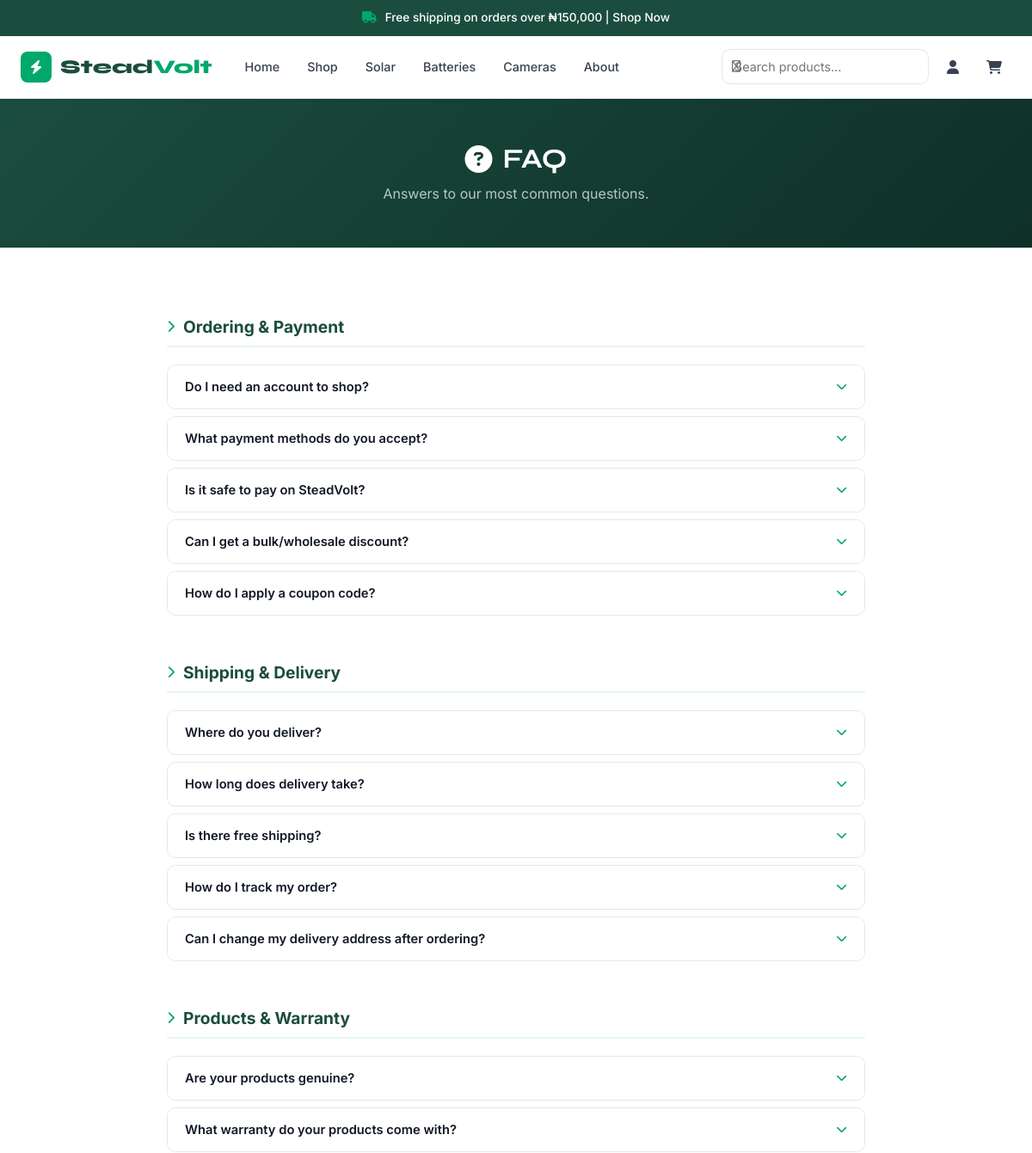
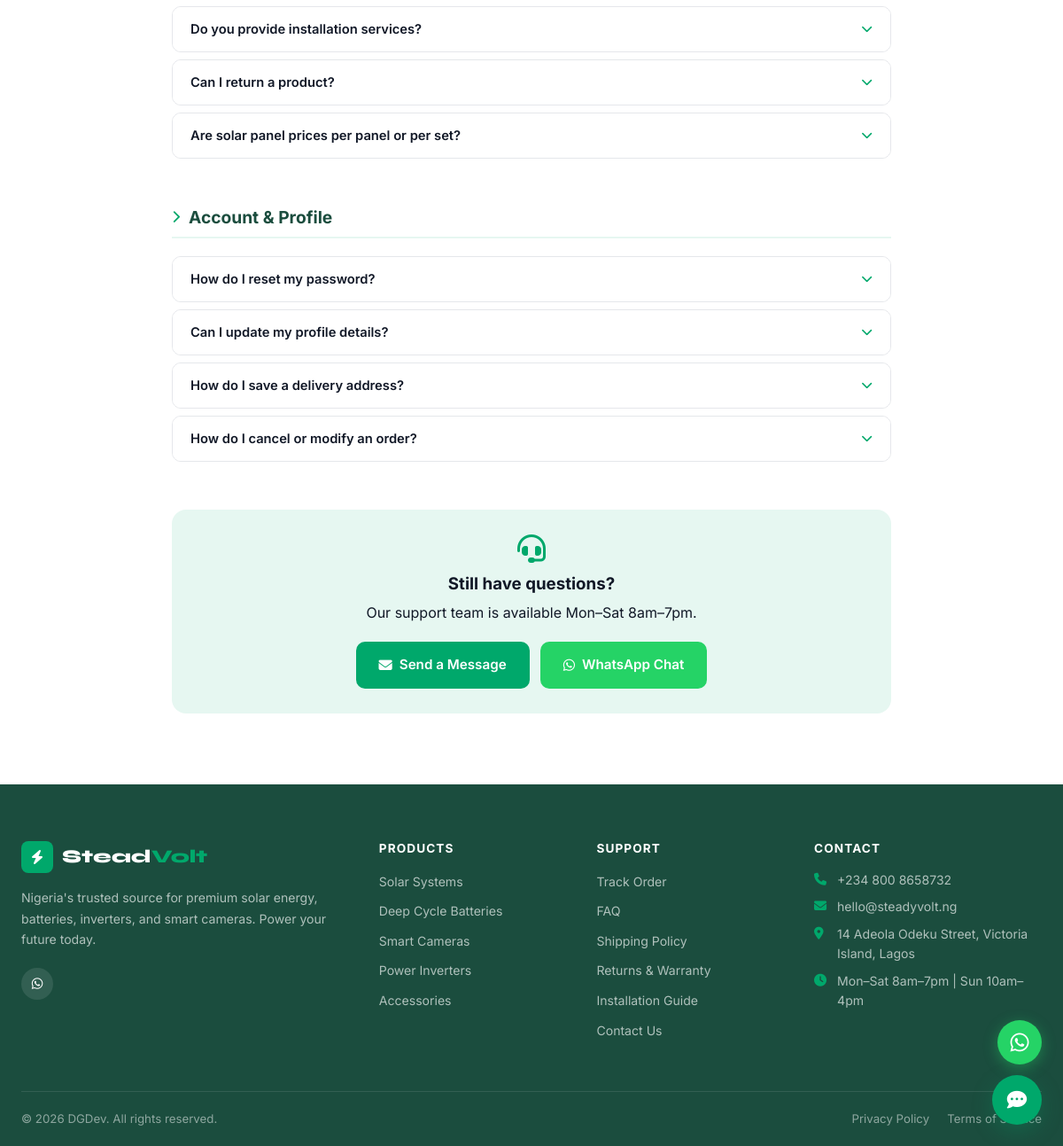
/pages/faq.php, run on the app's committed database (2 pictures, top to bottom).
### tables this page shows
CREATE TABLE settings (
  setting_key   VARCHAR(100) PRIMARY KEY,
  setting_value TEXT,
  updated_at    DATETIME DEFAULT CURRENT_TIMESTAMP ON UPDATE CURRENT_TIMESTAMP
);

### includes/db.php (called while the page is built, shortened)
<?php
class DB {
    private static ?PDO $pdo = null;
    public static function conn(): PDO {
        if (self::$pdo === null) {
            $dsn = sprintf('mysql:host=%s;dbname=%s;charset=%s', DB_HOST, DB_NAME, DB_CHARSET);
            $options = [
                PDO::ATTR_ERRMODE            => PDO::ERRMODE_EXCEPTION,
                PDO::ATTR_DEFAULT_FETCH_MODE => PDO::FETCH_ASSOC,
                PDO::ATTR_EMULATE_PREPARES   => false,
                PDO::MYSQL_ATTR_INIT_COMMAND => "SET NAMES utf8mb4 COLLATE utf8mb4_unicode_ci",
            ];
            try {
                self::$pdo = new PDO($dsn, DB_USER, DB_PASS, $options);
            } catch (PDOException $e) {
                if (APP_DEBUG) {
                    die('DB Connection failed: ' . $e->getMessage());
                }
                die('Service temporarily unavailable. Please try again later.');
            }
        }
        return self::$pdo;
    }
    public static function query(string $sql, array $params = []): PDOStatement {
        $stmt = self::conn()->prepare($sql);
        $stmt->execute($params);
        return $stmt;
    }
    public static function val(string $sql, array $params = []): mixed {
        $r = self::query($sql, $params)->fetchColumn();
        return $r === false ? null : $r;
    }
    public static function setting(string $key, mixed $default = ''): string {
        $v = self::val("SELECT setting_value FROM settings WHERE setting_key = ?", [$key]);
        return $v !== null ? $v : $default;
    }
}

### includes/functions.php (called while the page is built, shortened)
<?php
require_once __DIR__ . '/db.php';
function auth_user(): ?array {
    return $_SESSION['user'] ?? null;
}
function clean(string $str): string {
    return htmlspecialchars(trim($str), ENT_QUOTES, 'UTF-8');
}

### pages/faq.php (the view, shortened to what this page needs)
<?php
require_once dirname(__DIR__) . '/includes/functions.php';
require_once dirname(__DIR__) . '/includes/header.php';
?>
<div class="page-hero-sm">
  <div class="container"><h1><i class="fas fa-question-circle"></i> FAQ</h1><p>Answers to our most common questions.</p></div>
</div>
<section class="section-pad">
  <div class="container" style="max-width:860px">
    <?php foreach ($faqs as $section => $items): ?>
    <div style="margin-bottom:48px">
      <h2 style="font-size:1.2rem;color:var(--forest);margin-bottom:20px;padding-bottom:10px;border-bottom:2px solid var(--green-light);display:flex;align-items:center;gap:10px">
        <i class="fas fa-chevron-right" style="color:var(--green);font-size:.9rem"></i> <?= $section ?>
      </h2>
      <div style="display:flex;flex-direction:column;gap:2px">
        <?php foreach ($items as $i => $faq): ?>
        <div class="faq-item" id="faq-<?= md5($faq[0]) ?>">
          <button class="faq-q" onclick="toggleFaq(this)" aria-expanded="false">
            <?= clean($faq[0]) ?>
            <i class="fas fa-chevron-down faq-chevron"></i>
          </button>
        </div>
        <?php endforeach; ?>
      </div>
    </div>
    <?php endforeach; ?>
    <div style="background:var(--green-light);border-radius:var(--radius-lg);padding:28px;text-align:center;margin-top:16px">
      <i class="fas fa-headset" style="font-size:2rem;color:var(--green);margin-bottom:12px;display:block"></i>
      <h3 style="margin-bottom:8px">Still have questions?</h3>
      <p style="color:var(--gray-600);margin-bottom:20px">Our support team is available Mon–Sat 8am–7pm.</p>
      <div style="display:flex;gap:12px;justify-content:center;flex-wrap:wrap">
        <a href="<?= BASE_URL ?>/pages/contact.php" class="btn btn-primary"><i class="fas fa-envelope"></i> Send a Message</a>
        <a href="https://wa.me/<?= preg_replace('/\D/', '', DB::setting('site_whatsapp')) ?>" target="_blank" class="btn btn-whatsapp"><i class="fab fa-whatsapp"></i> WhatsApp Chat</a>
      </div>
    </div>
  </div>
</section>
<?php require_once dirname(__DIR__) . '/includes/footer.php'; ?>

### includes/header.php (shortened to what this page needs)
<?php
require_once __DIR__ . '/functions.php';
$announce  = DB::setting('announcement_bar', '');
$user      = auth_user();
$current   = basename($_SERVER['PHP_SELF'], '.php');
?>
<!DOCTYPE html>
<html lang="en">
<head>
    <link href="<?= BASE_URL ?>/fontawesome5/css/all.css" rel="stylesheet">
  <link rel="stylesheet" href="<?= BASE_URL ?>/assets/css/style.css"/>
</head>
<body>
<?php if ($announce): ?>
<div class="announcement-bar">
  <i class="fas fa-truck"></i> <?= clean($announce) ?>
</div>
<?php endif; ?>
<header id="header">
  <div class="container">
    <nav class="nav-inner">
      <a href="<?= BASE_URL ?>/index.php" class="nav-logo">
        <div class="logo-mark"><i class="fas fa-bolt"></i></div>
        <span>Stead<em>Volt</em></span>
      </a>
      <ul class="nav-links">
        <li><a href="<?= BASE_URL ?>/index.php" <?= $current==='index'?'class="active"':'' ?>>Home</a></li>
        <li><a href="<?= BASE_URL ?>/shop.php"   <?= $current==='shop'  ?'class="active"':'' ?>>Shop</a></li>
        <li><a href="<?= BASE_URL ?>/solar.php"  <?= $current==='solar' ?'class="active"':'' ?>>Solar</a></li>
        <li><a href="<?= BASE_URL ?>/batteries.php" <?= $current==='batteries'?'class="active"':'' ?>>Batteries</a></li>
        <li><a href="<?= BASE_URL ?>/cameras.php"   <?= $current==='cameras'  ?'class="active"':'' ?>>Cameras</a></li>
        <li><a href="<?= BASE_URL ?>/pages/about.php" <?= $current==='about'?'class="active"':'' ?>>About</a></li>
      </ul>
      <div class="nav-actions">
        <div class="search-bar" id="searchBar">
          <i class="far fa-search"></i>
          <input type="text" id="siteSearch" placeholder="Search products…" autocomplete="off"/>
        </div>
        <?php if ($user): ?>
        <div class="nav-user-dropdown">
          <button class="nav-icon-btn user-toggle" title="Account">
            <?php if ($user['avatar']): ?>
              <img src="<?= avatar_url($user['avatar']) ?>" class="nav-avatar" alt="avatar"/>
            <?php else: ?>
              <i class="fas fa-user-circle" style="font-size:1.4rem"></i>
            <?php endif; ?>
          </button>
          <div class="user-dropdown-menu">
            <div class="udm-header">
              <strong><?= clean($user['first_name'] . ' ' . $user['last_name']) ?></strong>
              <span><?= clean($user['email']) ?></span>
            </div>
            <a href="<?= BASE_URL ?>/pages/profile.php"><i class="fas fa-user"></i> My Account</a>
            <a href="<?= BASE_URL ?>/pages/profile-orders.php"><i class="fas fa-shopping-bag"></i> My Orders</a>
            <a href="<?= BASE_URL ?>/pages/profile-wishlist.php"><i class="fas fa-heart"></i> Wishlist</a>
            <?php if (is_admin()): ?>
            <a href="<?= BASE_URL ?>/admin/dashboard.php"><i class="fas fa-tachometer-alt"></i> Admin Panel</a>
            <?php endif; ?>
            <div class="udm-divider"></div>
            <a href="<?= BASE_URL ?>/api/auth.php?action=logout"><i class="fas fa-sign-out-alt"></i> Logout</a>
          </div>
        </div>
        <?php else: ?>
        <a href="<?= BASE_URL ?>/pages/login.php" class="nav-icon-btn" title="Sign In">
          <i class="fas fa-user"></i>
        </a>
        <?php endif; ?>
        <a href="<?= BASE_URL ?>/cart.php" class="nav-icon-btn cart-btn" aria-label="Cart">
          <i class="fas fa-shopping-cart"></i>
        </a>
      </div>
    </nav>
  </div>
</header>

### includes/footer.php (shortened to what this page needs)
<?php
$whatsapp         = DB::setting('site_whatsapp', '');
$site_email       = DB::setting('site_email', 'hello@steadvolt.ng');
$site_phone       = DB::setting('site_phone', '+234 800 8658732');
$site_address     = DB::setting('site_address', '14 Adeola Odeku, VI, Lagos');
?>
<footer class="site-footer">
  <div class="container">
    <div class="footer-grid">
      <div class="footer-brand">
        <a href="<?= BASE_URL ?>/index.php" class="footer-logo">
          <div class="logo-mark"><i class="fas fa-bolt"></i></div>
          <span>Stead<em>Volt</em></span>
        </a>
        <p>Nigeria's trusted source for premium solar energy, batteries, inverters, and smart cameras. Power your future today.</p>
        <div class="footer-social">
          <?php if ($whatsapp): ?><a href="https://wa.me/<?= preg_replace('/\D/', '', $whatsapp) ?>" target="_blank" aria-label="WhatsApp"><i class="fab fa-whatsapp"></i></a><?php endif; ?>
        </div>
      </div>
      <div class="footer-col">
        <h4>Products</h4>
        <ul>
          <li><a href="<?= BASE_URL ?>/solar.php">Solar Systems</a></li>
          <li><a href="<?= BASE_URL ?>/batteries.php">Deep Cycle Batteries</a></li>
          <li><a href="<?= BASE_URL ?>/cameras.php">Smart Cameras</a></li>
          <li><a href="<?= BASE_URL ?>/shop.php?cat=inverters">Power Inverters</a></li>
          <li><a href="<?= BASE_URL ?>/shop.php?cat=accessories">Accessories</a></li>
        </ul>
      </div>
      <div class="footer-col">
        <h4>Support</h4>
        <ul>
          <li><a href="<?= BASE_URL ?>/pages/track-order.php">Track Order</a></li>
          <li><a href="<?= BASE_URL ?>/pages/faq.php">FAQ</a></li>
          <li><a href="<?= BASE_URL ?>/pages/shipping-policy.php">Shipping Policy</a></li>
          <li><a href="<?= BASE_URL ?>/pages/returns-warranty.php">Returns & Warranty</a></li>
          <li><a href="<?= BASE_URL ?>/pages/installation-guide.php">Installation Guide</a></li>
          <li><a href="<?= BASE_URL ?>/pages/contact.php">Contact Us</a></li>
        </ul>
      </div>
      <div class="footer-col">
        <h4>Contact</h4>
        <ul class="footer-contact-list">
          <li><i class="fas fa-phone"></i> <a href="tel:<?= preg_replace('/\s/', '', $site_phone) ?>"><?= clean($site_phone) ?></a></li>
          <li><i class="fas fa-envelope"></i> <a href="mailto:<?= clean($site_email) ?>"><?= clean($site_email) ?></a></li>
          <li><i class="fas fa-map-marker-alt"></i> <?= clean($site_address) ?></li>
          <li><i class="fas fa-clock"></i> Mon–Sat 8am–7pm | Sun 10am–4pm</li>
        </ul>
      </div>
    </div>
    <div class="footer-bottom">
      <p>&copy; <?= date('Y') ?> DGDev. All rights reserved.</p>
      <div class="footer-bottom-links">
        <a href="<?= BASE_URL ?>/pages/privacy.php">Privacy Policy</a>
        <a href="<?= BASE_URL ?>/pages/terms.php">Terms of Service</a>
      </div>
    </div>
  </div>
</footer>
<div id="chatbotWidget" class="chatbot-widget">
  <button id="chatbotToggle" class="chatbot-toggle" aria-label="Open chat">
    <i class="fas fa-comment-dots chatbot-icon-open"></i>
  </button>
</div>
<?php if ($whatsapp): ?>
<a href="https://wa.me/<?= preg_replace('/\D/', '', $whatsapp) ?>?text=Hello+SteadVolt" class="whatsapp-float" target="_blank" aria-label="WhatsApp Chat">
  <i class="fab fa-whatsapp"></i>
</a>
<?php endif; ?>
</body>
</html>

### pages/faq.php (style rules this page uses)
.faq-item { border:1px solid var(--gray-200); border-radius:var(--radius); margin-bottom:6px; overflow:hidden; }
.faq-q { width:100%; display:flex; align-items:center; justify-content:space-between; padding:16px 20px; background:var(--white); font-size:.92rem; font-weight:600; color:var(--gray-900); text-align:left; cursor:pointer; border:none; gap:12px; transition:background var(--transition); }
.faq-chevron { flex-shrink:0; color:var(--green); transition:transform .25s; font-size:.8rem; }

### data on the page
settings: setting_value "Free shipping on orders over ₦150,000 | Shop Now"
settings: setting_value "+234 800 8658732"
settings: setting_value "hello@steadyvolt.ng"
settings: setting_value "14 Adeola Odeku Street, Victoria Island, Lagos"

### other printed values
$section "Ordering & Payment"
$faq[0] "Do I need an account to shop?"
$faq[0] "What payment methods do you accept?"
$faq[0] "Is it safe to pay on SteadVolt?"
$faq[0] "Can I get a bulk/wholesale discount?"
$faq[0] "How do I apply a coupon code?"
$section "Shipping & Delivery"
$faq[0] "Where do you deliver?"
$faq[0] "How long does delivery take?"
$faq[0] "Is there free shipping?"
$faq[0] "How do I track my order?"
$faq[0] "Can I change my delivery address after ordering?"
$section "Products & Warranty"
$faq[0] "Are your products genuine?"
$faq[0] "What warranty do your products come with?"
